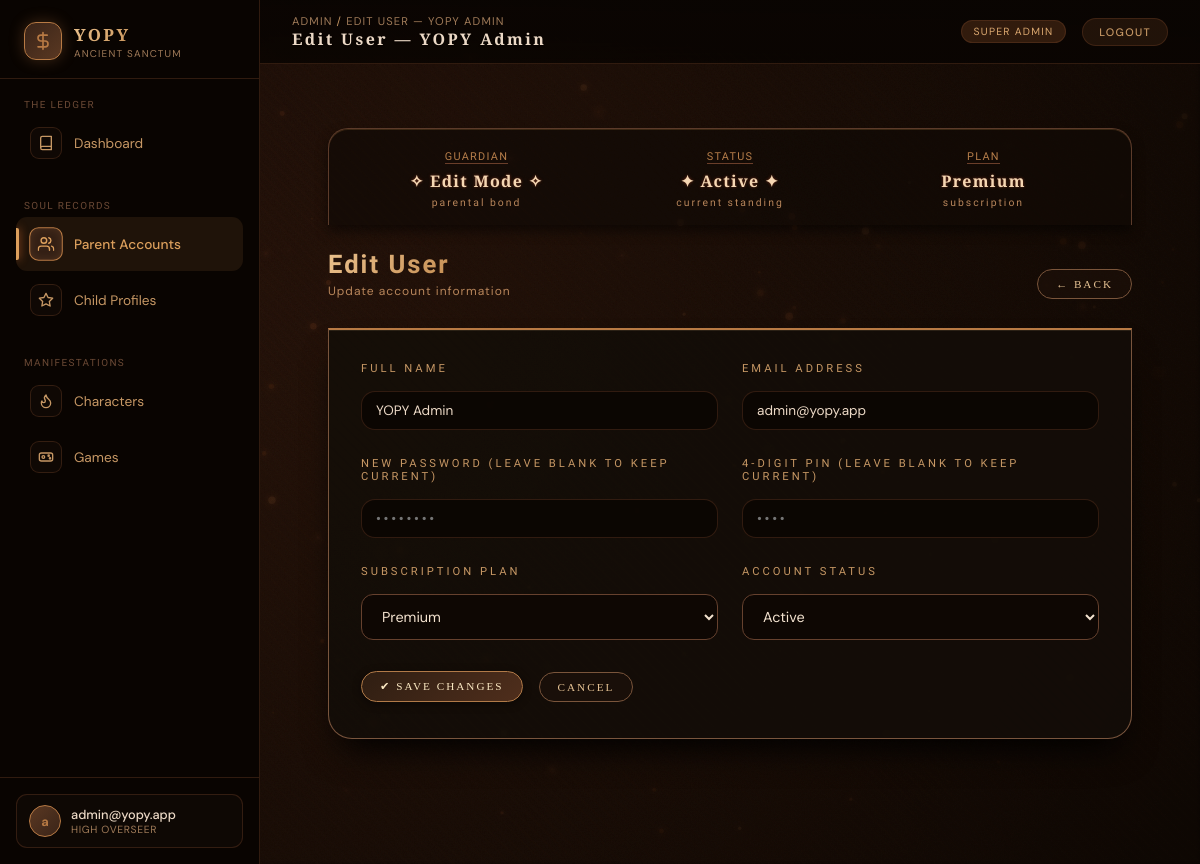
Page /admin.php?action=users.edit&id=1 (signed in) on the committed database.
### tables this page shows
CREATE TABLE IF NOT EXISTS users (
	id INT AUTO_INCREMENT PRIMARY KEY,
	username VARCHAR(50) NOT NULL,
	email VARCHAR(100) NOT NULL,
	password_hash VARCHAR(255) NOT NULL,
	pin_hash VARCHAR(255) NULL,
	role ENUM('parent','child','admin') NOT NULL,
	plan ENUM('free','premium') NOT NULL DEFAULT 'free',
	status ENUM('active','suspended') NOT NULL DEFAULT 'active',
	created_at TIMESTAMP DEFAULT CURRENT_TIMESTAMP,
	updated_at TIMESTAMP DEFAULT CURRENT_TIMESTAMP ON UPDATE CURRENT_TIMESTAMP,
	UNIQUE KEY uniq_users_email (email),
	UNIQUE KEY uniq_users_username (username)
);

### controllers/AdminModuleController.php (called while the page is built, shortened)
<?php
class AdminModuleController
{
    private AdminModuleUserModel $userModel;
    private string $basePath;
    public function __construct()
    {
        $this->userModel = new AdminModuleUserModel();
        $this->basePath = defined('BASE_PATH') ? BASE_PATH : '';
    }
    private function render(string $view, array $data = []): void
    {
        extract($data);
        $basePath = $this->basePath;
        require ROOT_PATH . '/views/layouts/admin_header.php';
        require ROOT_PATH . '/views/layouts/admin_sidebar.php';
        require ROOT_PATH . "/views/admin/{$view}.php";
        require ROOT_PATH . '/views/layouts/admin_footer.php';
    }
    private function csrfToken(): string
    {
        return $_SESSION['csrf_token'];
    }
    public function editUser(): void
    {
        $id = (int)($_GET['id'] ?? 0);
        $user = $this->userModel->findById($id);
        $this->render('user-form', [
            'pageTitle' => 'Edit User — ' . APP_NAME,
            'user' => $user,
            'isEdit' => true,
            'csrf' => $this->csrfToken(),
        ]);
    }
}

### models/AdminModuleUserModel.php (called while the page is built, shortened)
<?php
class AdminModuleUserModel
{
    private PDO $db;
    public function __construct()
    {
        $this->db = AdminModuleDatabase::getInstance();
    }
    public function findById(int $id): ?array
    {
        $stmt = $this->db->prepare('SELECT u.id, u.username AS name, u.email, u.plan, u.status, u.role FROM users u WHERE u.id = :id');
        $stmt->execute([':id' => $id]);
        return $stmt->fetch() ?: null;
    }
}

### config/database.php (called while the page is built, shortened)
<?php
$dbConfig = [
    'host'     => getenv('DB_HOST') ?: '127.0.0.1',
    'username' => getenv('DB_USERNAME') ?: 'root',
    'password' => getenv('DB_PASSWORD') ?: '',
    'database' => getenv('DB_DATABASE') ?: 'yopy_platform',
    'port'     => (int) (getenv('DB_PORT') ?: 3306),
];
return $dbConfig;

### models/AdminModuleDatabase.php (called while the page is built, shortened)
<?php
class AdminModuleDatabase
{
    private static ?PDO $instance = null;
    public static function getInstance(): PDO
    {
        if (self::$instance === null) {
            $config = include __DIR__ . '/../config/database.php';
            $dsn = sprintf(
                'mysql:host=%s;port=%d;dbname=%s;charset=utf8mb4',
                $config['host'],
                $config['port'],
                $config['database']
            );
            try {
                self::$instance = new PDO(
                    $dsn,
                    $config['username'],
                    $config['password'],
                    [
                        PDO::ATTR_ERRMODE            => PDO::ERRMODE_EXCEPTION,
                        PDO::ATTR_DEFAULT_FETCH_MODE => PDO::FETCH_ASSOC,
                        PDO::ATTR_EMULATE_PREPARES   => false,
                    ]
                );
            } catch (PDOException $e) {
                error_log('Admin DB connection failed: ' . $e->getMessage());
                die('Database connection failed.');
            }
        }
        return self::$instance;
    }
}

### views/admin/user-form.php (the view, shortened to what this page needs)
<!DOCTYPE html>
<html lang="en">
<head>
</head>
<body>
<div class="container">
  <div class="souls-status-panel">
    <div class="stat-block">
      <div class="stat-label">GUARDIAN</div>
      <div class="stat-value"><?= $isEdit ? '✧ Edit Mode ✧' : '✧ New Soul ✧' ?></div>
      <div class="rune-sigil">parental bond</div>
    </div>
    <div class="stat-block">
      <div class="stat-label">STATUS</div>
      <div class="stat-value"><?= isset($user['status']) && $user['status'] === 'suspended' ? '⛧ Suspended' : '✦ Active ✦' ?></div>
      <div class="rune-sigil">current standing</div>
    </div>
    <div class="stat-block">
      <div class="stat-label">PLAN</div>
      <div class="stat-value"><?= isset($user['plan']) && $user['plan'] === 'premium' ? 'Premium' : 'Free' ?></div>
      <div class="rune-sigil">subscription</div>
    </div>
  </div>
  <div class="section-header fade-in">
    <div>
      <div class="section-title"><?= $isEdit ? 'Edit User' : 'New Parent Account' ?></div>
      <div class="section-subtitle">
        <?= $isEdit ? 'Update account information' : 'Create a new parent account' ?>
      </div>
    </div>
    <a href="<?= $basePath ?>/admin.php?action=users" class="btn btn-ghost">← Back</a>
  </div>
  <div class="card fade-in">
    <form method="POST" action="<?= $basePath ?>/admin.php?action=<?= $isEdit ? 'users.update' : 'users.store' ?>">
      <div class="form-grid">
        <div class="form-group">
          <label for="name">Full Name</label>
          <input type="text" id="name" name="name" required
                 value="<?= htmlspecialchars($user['name'] ?? '') ?>"
                 placeholder="e.g. Alex Johnson" />
        </div>
        <div class="form-group">
          <label for="email">Email Address</label>
          <input type="email" id="email" name="email" required
                 value="<?= htmlspecialchars($user['email'] ?? '') ?>"
                 placeholder="parent@example.com" />
        </div>
        <div class="form-group">
          <label for="password"><?= $isEdit ? 'New Password (leave blank to keep current)' : 'Password' ?></label>
          <input type="password" id="password" name="password"
                 <?= $isEdit ? '' : 'required' ?>
                 placeholder="••••••••" minlength="8" />
        </div>
        <div class="form-group">
          <label for="pin">4-Digit PIN <?= $isEdit ? '(leave blank to keep current)' : '' ?></label>
          <input type="password" id="pin" name="pin"
                 <?= $isEdit ? '' : 'required' ?>
                 placeholder="••••" maxlength="4" pattern="\d{4}" />
        </div>
        <div class="form-group">
          <label for="plan">Subscription Plan</label>
          <select id="plan" name="plan">
            <option value="premium" <?= ($user['plan'] ?? '') === 'premium' ? 'selected' : '' ?>>Premium</option>
          </select>
        </div>
        <div class="form-group">
          <label for="status">Account Status</label>
          <select id="status" name="status">
            <option value="active"    <?= ($user['status'] ?? 'active') === 'active'    ? 'selected' : '' ?>>Active</option>
          </select>
        </div>
      </div>
      <div class="action-buttons">
        <button type="submit" class="btn btn-primary">
          <?= $isEdit ? '✔ Save Changes' : '＋ Create Account' ?>
        </button>
        <a href="<?= $basePath ?>/admin.php?action=users" class="btn btn-ghost">Cancel</a>
      </div>
    </form>
  </div>
</div>
</body>
</html>

### views/layouts/admin_header.php (style rules this page uses)
:root { --bg-deep: #0a0502; --bg-base: #140e09; --bg-card: rgba(20, 14, 9, 0.75); --bg-surface: rgba(18, 10, 6, 0.95); --rune-gold: #b87a44; --rune-glow: #dc9f5c; --ember: #c2622a; --brown-light: #dba870; --brown-muted: #c69764; --brown-dark: #9f7a58; --brown-ink: #6b4935; --rust: #8b3a2a; --glass-border: rgba(120, 70, 40, 0.35); --glass-border-h: rgba(185, 110, 60, 0.6); --text-primary: #ecd9c6; --text-muted: #c69764; --text-faint: #9f7a58; --success: #6b9e5c; --error: #c96a4a; --warning: #e6a34b; --sidebar-w: 260px; --topbar-h: 64px; --radius: 14px; --radius-lg: 22px; --font-display: "Cinzel", "IM Fell English SC", serif; --font-body: "DM Sans", sans-serif; --transition: 0.25s ease; }
*, *::before, *::after { box-sizing: border-box; margin: 0; padding: 0; }
html, body { width: 100%; min-height: 100vh; background: var(--bg-deep); font-family: var(--font-body); color: var(--text-primary); overflow-x: hidden; }
body::after { content: ""; position: fixed; inset: 0; z-index: 1; pointer-events: none; opacity: 0.05; }
.card { background: var(--bg-card); border: 1px solid var(--glass-border); border-radius: var(--radius-lg); backdrop-filter: blur(16px); padding: 26px; transition: border-color var(--transition), box-shadow 0.2s; box-shadow: 0 8px 20px rgba(0,0,0,0.3); }
.btn { display: inline-flex; align-items: center; gap: 7px; font-family: var(--font-body); font-size: 0.75rem; font-weight: 500; letter-spacing: 0.1em; text-transform: uppercase; padding: 9px 20px; border-radius: 60px; border: 1px solid transparent; cursor: pointer; text-decoration: none; transition: all var(--transition); }
.btn-primary { background: linear-gradient(135deg, #3a2418, #5a3822); border-color: #b87a44; color: #fbe9c3; box-shadow: 0 2px 8px rgba(0,0,0,0.4); }
.btn-ghost { background: rgba(40, 25, 15, 0.6); color: var(--brown-light); border-color: #7a553b; }
.form-grid { display: grid; grid-template-columns: 1fr 1fr; gap: 24px; }
.form-group { display: flex; flex-direction: column; gap: 8px; }
label { font-size: 0.7rem; letter-spacing: 0.12em; text-transform: uppercase; color: var(--brown-muted); font-family: var(--font-display); }
input[type=text], input[type=email], input[type=password], select, textarea { background: rgba(10, 5, 2, 0.75); border: 1px solid var(--glass-border); color: var(--text-primary); border-radius: var(--radius); padding: 10px 14px; font-family: var(--font-body); font-size: 0.85rem; outline: none; transition: all var(--transition); }
.section-header { display: flex; align-items: flex-end; justify-content: space-between; margin-bottom: 28px; flex-wrap: wrap; gap: 1rem; }
.section-title { font-family: var(--font-display); font-size: 1.4rem; font-weight: 700; letter-spacing: 0.1em; background: linear-gradient(135deg, #ebc28e, #b5783a); -webkit-background-clip: text; background-clip: text; color: transparent; }
.fade-in { animation: fadeIn 0.5s ease both; }

### rows in the picture
users: name "YOPY Admin", email "admin@yopy.app", plan "Premium", status "Active"

### other values in the picture
$pageTitle "EDIT USER — YOPY ADMIN"
$pageTitle "Edit User — YOPY Admin"
substr(htmlspecialchars($_SESSION['admin_email'] ?? 'A'), 0, 1) "a"
$_SESSION['admin_email'] "admin@yopy.app"
